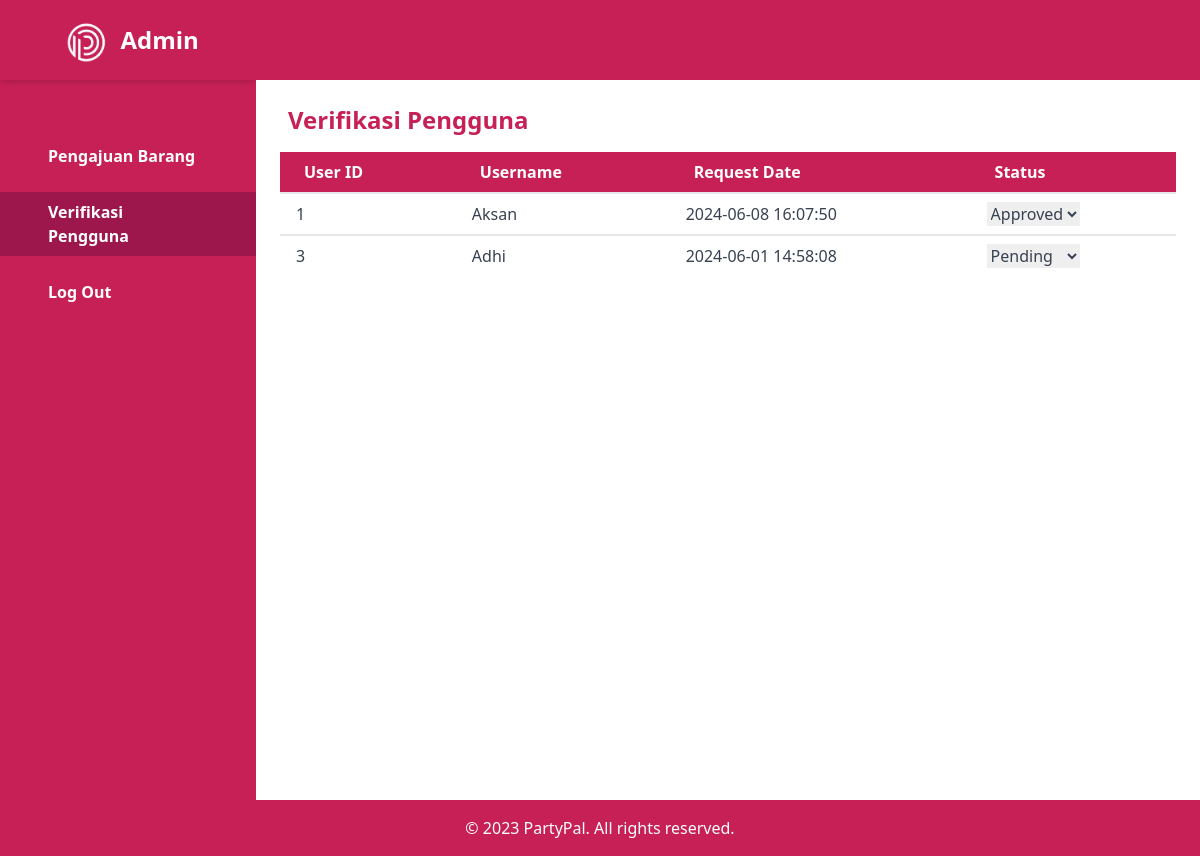
Page /verifikasipengguna.php on the earlier database version.
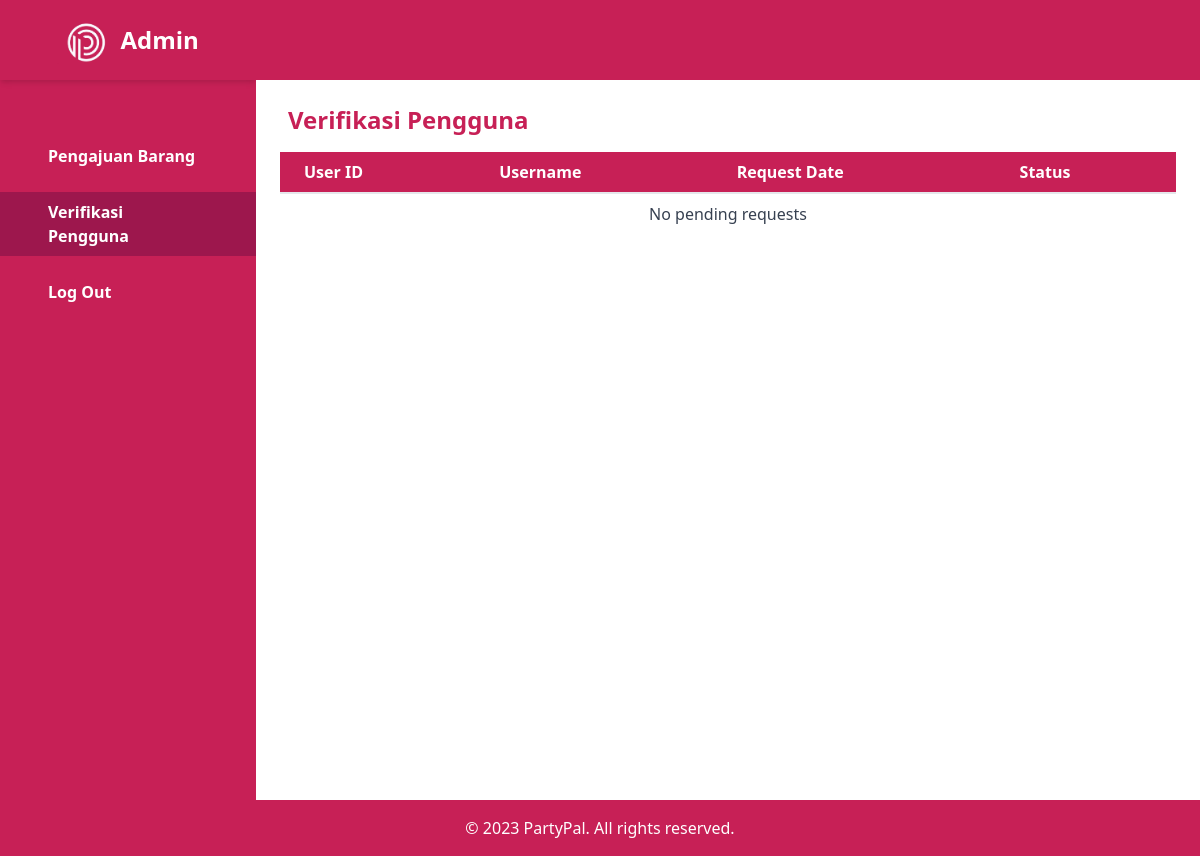
Same page on the later database version.
### tables this page shows
CREATE TABLE `user_verification` (
  `verification_id` int(11) NOT NULL,
  `user_id` int(11) NOT NULL,
  `request_date` datetime NOT NULL DEFAULT current_timestamp(),
  `status` enum('pending','approved','rejected') NOT NULL DEFAULT 'pending',
  `admin_id` int(11) DEFAULT NULL
);

CREATE TABLE `users` (
  `user_id` int(11) NOT NULL,
  `username` varchar(100) NOT NULL,
  `email` varchar(100) NOT NULL,
  `password` varchar(255) NOT NULL,
  `role` enum('penyewa','penyedia') NOT NULL
);

### src/verifikasipengguna.php (the view, shortened to what this page needs)
<!DOCTYPE html>
<html lang="en">
<head>
    <link href="https://cdn.jsdelivr.net/npm/tailwindcss@2.2.19/dist/tailwind.min.css" rel="stylesheet">
</head>
<body class="bg-primary font-sans leading-normal tracking-normal">
<div class="flex flex-col md:flex-row">
    <div class="flex flex-col w-full md:w-64 bg-custom text-white h-screen">
        <div class="flex items-center justify-center h-20 shadow-md">
            <img src="./asset/logo pp 1.png" alt="PartyPal Logo" class="h-12">
            <span class="ml-2 text-2xl font-bold">Admin</span>
        </div>
        <nav class="mt-10">
            <a href="pengajuanbarang.php" class="flex items-center mt-4 py-2 px-8 text-white hover:bg-pink-800">
                <span class="mx-4 font-bold">Pengajuan Barang</span>
            </a>
            <a href="#" class="flex items-center mt-4 py-2 px-8 bg-pink-800 text-white">
                <span class="mx-4 font-bold">Verifikasi Pengguna</span>
            </a>
            <a href="loginadmin.html" class="flex items-center mt-4 py-2 px-8 text-white hover:bg-pink-800">
                <span class="mx-4 font-bold">Log Out</span>
            </a>
        </nav>
    </div>
    <div class="flex flex-col flex-grow bg-white">
        <header class="flex items-center h-20 px-6 sm:px-10 bg-custom text-white">
        </header>
        <main class="flex-grow p-6">
            <h1 class="ml-2 text-2xl font-bold mb-4" style="color: #C72056;">Verifikasi Pengguna</h1>
            <div class="overflow-x-auto">
                <table class="min-w-full bg-white">
                    <thead>
                        <tr>
                            <th class="py-2 px-6 bg-custom text-left text-white">User ID</th>
                            <th class="py-2 px-6 bg-custom text-left text-white">Username</th>
                            <th class="py-2 px-6 bg-custom text-left text-white">Request Date</th>
                            <th class="py-2 px-6 bg-custom text-left text-white">Status</th>
                        </tr>
                    </thead>
                    <tbody class="text-gray-700">
                        <?php
                        include 'koneksi.php';
                        $sql = "SELECT uv.verification_id, uv.user_id, u.username, uv.request_date, uv.status
                                FROM user_verification uv
                                JOIN users u ON uv.user_id = u.user_id";
                        $result = $conn->query($sql);
                        if ($result->num_rows > 0) {
                            while($row = $result->fetch_assoc()) {
                                echo "<tr>";
                                echo "<td class='border-t-2 border-custom px-4 py-2'>" . htmlspecialchars($row['user_id']) . "</td>";
                                echo "<td class='border-t-2 border-custom px-4 py-2'>" . htmlspecialchars($row['username']) . "</td>";
                                echo "<td class='border-t-2 border-custom px-4 py-2'>" . htmlspecialchars($row['request_date']) . "</td>";
                                echo "<td class='border-t-2 border-custom px-4 py-2'>
                                      <select class='status-dropdown' data-id='" . htmlspecialchars($row['verification_id']) . "'>
                                          <option value='pending' " . ($row['status'] == 'pending' ? 'selected' : '') . ">Pending</option>
                                          <option value='approved' " . ($row['status'] == 'approved' ? 'selected' : '') . ">Approved</option>
                                          <option value='rejected' " . ($row['status'] == 'rejected' ? 'selected' : '') . ">Rejected</option>
                                      </select>
                                    </td>";
                                echo "</tr>";
                            }
                        } else {
                            echo "<tr><td colspan='4' class='border-t-2 border-custom px-4 py-2 text-center'>No pending requests</td></tr>";
                        }
                        ?>
                    </tbody>
                </table>
            </div>
        </main>
    </div>
</div>
<footer class="footer-custom p-4 text-center text-white">
    &copy; 2023 PartyPal. All rights reserved.
</footer>
<script src="https://cdn.jsdelivr.net/npm/tailwindcss@2.2.19/dist/tailwind.min.js"></script>
</body>
</html>

Differences in the rows shown:
removed user_verification: user "1", user.username "Aksan", request_date "2024-06-08 16:07:50", status+verification_id "Approved"
removed user_verification: user "3", user.username "Adhi", request_date "2024-06-01 14:58:08", status+verification_id "Pending"
Other differences:
text now shown: "No pending requests"
